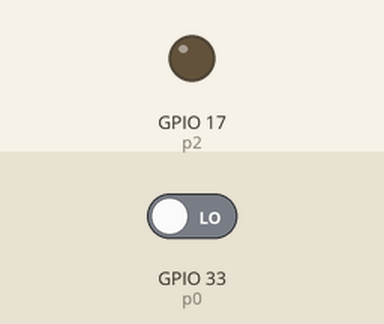
Bench run of a program on a simulated ESP32 board running MicroPython. On the bench: output pins drawn as LEDs (lit = HIGH). The test bench sets the inputs (shaded band); at power-on: GPIO 33 (p0) LOW.

Above: at 1.2 s.
1.3 s: GPIO 33 (p0) driven HIGH
At 2.5 s:
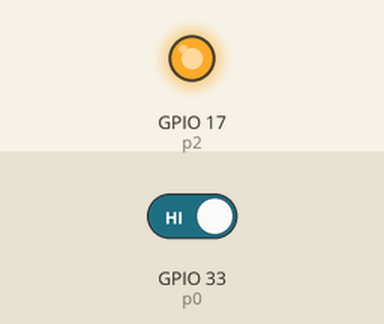
Timing chart, 0 to 4.3 s (numbered marks = the images above; inputs shaded):
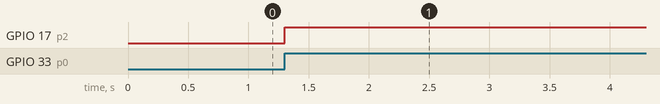

Measured:
- after the input at 1.3 s, GPIO 17 (p2): LOW → HIGH at once

The program:

3.IrdaLed.py
```python
#測試 3 : 指定 PIR 觸發後 LED 點亮時間

from machine import Pin
import time
p0=Pin(33, Pin.IN)
p2=Pin(17, Pin.OUT)
highDelay=4.5                       #LED 持續點亮之秒數

while True:
    if p0.value()==1:
        p2.value(1)                     #點亮 LED
        time.sleep(highDelay)    #持續點亮指定之秒數
        p2.value(0)                      #時間到熄滅 LED
```
